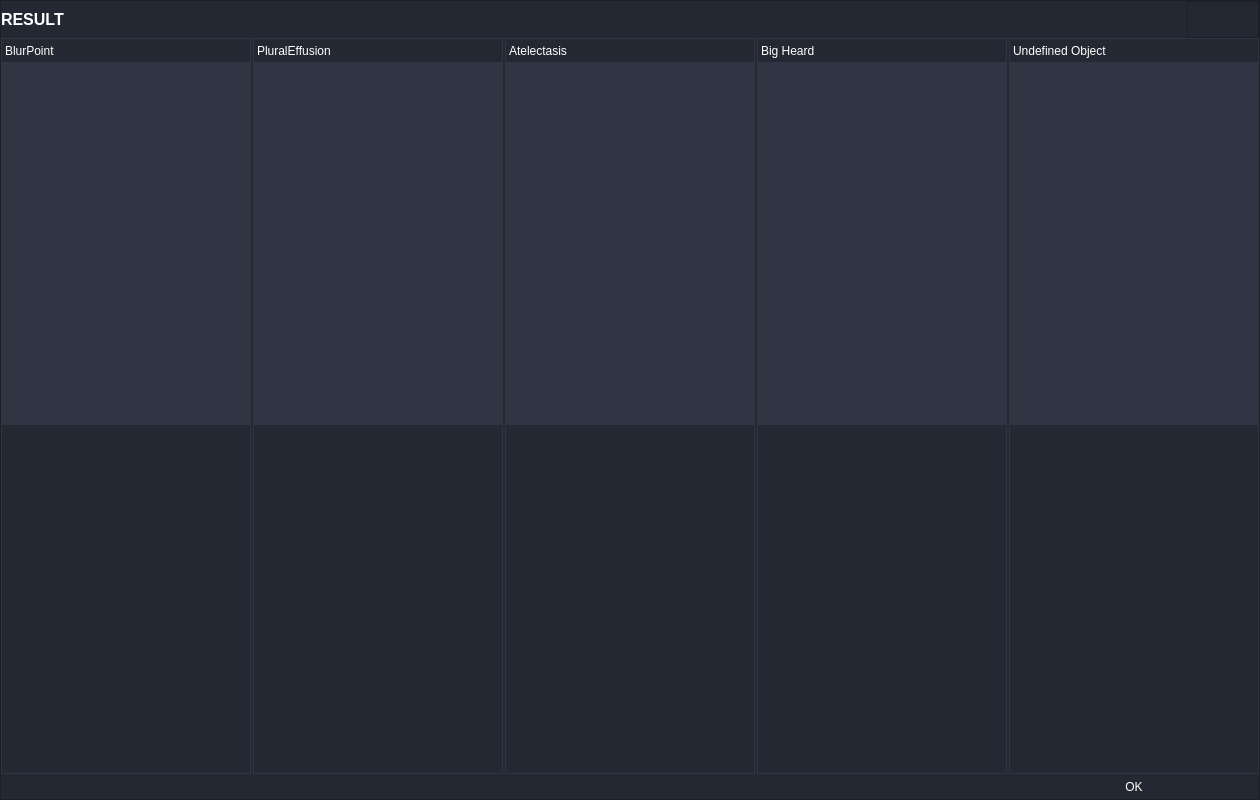
<?xml version="1.0" encoding="UTF-8"?>
<ui version="4.0">
 <class>Form</class>
 <widget class="QWidget" name="Form">
  <property name="geometry">
   <rect>
    <x>0</x>
    <y>0</y>
    <width>1260</width>
    <height>800</height>
   </rect>
  </property>
  <property name="minimumSize">
   <size>
    <width>1260</width>
    <height>800</height>
   </size>
  </property>
  <property name="windowTitle">
   <string>Form</string>
  </property>
  <layout class="QHBoxLayout" name="horizontalLayout">
   <property name="spacing">
    <number>0</number>
   </property>
   <property name="leftMargin">
    <number>0</number>
   </property>
   <property name="topMargin">
    <number>0</number>
   </property>
   <property name="rightMargin">
    <number>0</number>
   </property>
   <property name="bottomMargin">
    <number>0</number>
   </property>
   <item>
    <widget class="QFrame" name="CentralFrame">
     <property name="styleSheet">
      <string notr="true">background-color: rgb(36, 40, 50);</string>
     </property>
     <property name="frameShape">
      <enum>QFrame::StyledPanel</enum>
     </property>
     <property name="frameShadow">
      <enum>QFrame::Raised</enum>
     </property>
     <layout class="QGridLayout" name="gridLayout">
      <property name="leftMargin">
       <number>0</number>
      </property>
      <property name="topMargin">
       <number>0</number>
      </property>
      <property name="rightMargin">
       <number>0</number>
      </property>
      <property name="bottomMargin">
       <number>0</number>
      </property>
      <property name="horizontalSpacing">
       <number>2</number>
      </property>
      <property name="verticalSpacing">
       <number>0</number>
      </property>
      <item row="0" column="4" alignment="Qt::AlignRight">
       <widget class="QFrame" name="MoveFrame">
        <property name="frameShape">
         <enum>QFrame::StyledPanel</enum>
        </property>
        <property name="frameShadow">
         <enum>QFrame::Raised</enum>
        </property>
        <layout class="QHBoxLayout" name="horizontalLayout_2">
         <property name="spacing">
          <number>0</number>
         </property>
         <property name="leftMargin">
          <number>0</number>
         </property>
         <property name="topMargin">
          <number>0</number>
         </property>
         <property name="rightMargin">
          <number>0</number>
         </property>
         <property name="bottomMargin">
          <number>0</number>
         </property>
         <item>
          <widget class="QPushButton" name="btn_Previous">
           <property name="minimumSize">
            <size>
             <width>35</width>
             <height>35</height>
            </size>
           </property>
           <property name="styleSheet">
            <string notr="true">QPushButton {	
	border: none;
	color: rgb(255, 255, 255);
	background-color: transparent;
}
QPushButton:hover {
	color: rgb(255, 255, 255);
	background-color: rgb(52, 59, 72);
}
QPushButton:pressed {	
	color: rgb(255, 255, 255);
	background-color: rgb(85, 170, 255);
}</string>
           </property>
           <property name="text">
            <string/>
           </property>
           <property name="icon">
            <iconset resource="../resource.qrc">
             <normaloff>:/24x24/icons/24x24/cil-arrow-circle-left.png</normaloff>:/24x24/icons/24x24/cil-arrow-circle-left.png</iconset>
           </property>
           <property name="iconSize">
            <size>
             <width>24</width>
             <height>24</height>
            </size>
           </property>
          </widget>
         </item>
         <item>
          <widget class="QPushButton" name="btn_Next">
           <property name="minimumSize">
            <size>
             <width>35</width>
             <height>35</height>
            </size>
           </property>
           <property name="styleSheet">
            <string notr="true">QPushButton {	
	border: none;
	color: rgb(255, 255, 255);
	background-color: transparent;
}
QPushButton:hover {
	color: rgb(255, 255, 255);
	background-color: rgb(52, 59, 72);
}
QPushButton:pressed {	
	color: rgb(255, 255, 255);
	background-color: rgb(85, 170, 255);
}</string>
           </property>
           <property name="text">
            <string/>
           </property>
           <property name="icon">
            <iconset resource="../resource.qrc">
             <normaloff>:/24x24/icons/24x24/cil-arrow-circle-right.png</normaloff>:/24x24/icons/24x24/cil-arrow-circle-right.png</iconset>
           </property>
           <property name="iconSize">
            <size>
             <width>24</width>
             <height>24</height>
            </size>
           </property>
          </widget>
         </item>
        </layout>
       </widget>
      </item>
      <item row="0" column="0">
       <widget class="QLabel" name="label_TitleResult">
        <property name="minimumSize">
         <size>
          <width>0</width>
          <height>35</height>
         </size>
        </property>
        <property name="maximumSize">
         <size>
          <width>16777215</width>
          <height>35</height>
         </size>
        </property>
        <property name="font">
         <font>
          <family>Segoe UI</family>
          <pointsize>12</pointsize>
          <weight>75</weight>
          <bold>true</bold>
         </font>
        </property>
        <property name="styleSheet">
         <string notr="true">color: rgb(255, 255, 255);</string>
        </property>
        <property name="text">
         <string>RESULT</string>
        </property>
       </widget>
      </item>
      <item row="5" column="4">
       <widget class="QPushButton" name="Done">
        <property name="minimumSize">
         <size>
          <width>0</width>
          <height>25</height>
         </size>
        </property>
        <property name="styleSheet">
         <string notr="true">QPushButton {	
	border: none;
	color: rgb(255, 255, 255);
	background-color: transparent;
}
QPushButton:hover {
	color: rgb(255, 255, 255);
	background-color: rgb(52, 59, 72);
}
QPushButton:pressed {	
	color: rgb(255, 255, 255);
	background-color: rgb(85, 170, 255);
}</string>
        </property>
        <property name="text">
         <string>OK</string>
        </property>
       </widget>
      </item>
      <item row="1" column="2">
       <widget class="QLabel" name="label_Atelectasis">
        <property name="styleSheet">
         <string notr="true">color: rgb(255, 255, 255);
border: 1px solid rgb(47, 53, 66);</string>
        </property>
        <property name="text">
         <string>Atelectasis</string>
        </property>
       </widget>
      </item>
      <item row="2" column="1">
       <widget class="QLabel" name="label_ImgPluraleffusion">
        <property name="minimumSize">
         <size>
          <width>250</width>
          <height>360</height>
         </size>
        </property>
        <property name="maximumSize">
         <size>
          <width>250</width>
          <height>16777215</height>
         </size>
        </property>
        <property name="styleSheet">
         <string notr="true">background-color: rgb(47, 53, 66);</string>
        </property>
        <property name="text">
         <string/>
        </property>
       </widget>
      </item>
      <item row="2" column="3">
       <widget class="QLabel" name="label_ImgBigheard">
        <property name="minimumSize">
         <size>
          <width>250</width>
          <height>360</height>
         </size>
        </property>
        <property name="maximumSize">
         <size>
          <width>250</width>
          <height>16777215</height>
         </size>
        </property>
        <property name="styleSheet">
         <string notr="true">background-color: rgb(47, 53, 66);</string>
        </property>
        <property name="text">
         <string/>
        </property>
       </widget>
      </item>
      <item row="4" column="0">
       <widget class="QLabel" name="label_BlurpointSymptom">
        <property name="minimumSize">
         <size>
          <width>0</width>
          <height>350</height>
         </size>
        </property>
        <property name="font">
         <font>
          <family>Segoe UI</family>
          <pointsize>10</pointsize>
         </font>
        </property>
        <property name="styleSheet">
         <string notr="true">color: rgb(255, 255, 255);
border: 1px solid rgb(47, 53, 66);</string>
        </property>
        <property name="text">
         <string/>
        </property>
       </widget>
      </item>
      <item row="4" column="4">
       <widget class="QLabel" name="label_UndefinedObjectSymptom">
        <property name="minimumSize">
         <size>
          <width>0</width>
          <height>350</height>
         </size>
        </property>
        <property name="maximumSize">
         <size>
          <width>16777215</width>
          <height>350</height>
         </size>
        </property>
        <property name="font">
         <font>
          <family>Segoe UI</family>
          <pointsize>10</pointsize>
         </font>
        </property>
        <property name="styleSheet">
         <string notr="true">color: rgb(255, 255, 255);
border: 1px solid rgb(47, 53, 66);</string>
        </property>
        <property name="text">
         <string/>
        </property>
       </widget>
      </item>
      <item row="4" column="2">
       <widget class="QLabel" name="label_AtelectasisSymptom">
        <property name="minimumSize">
         <size>
          <width>0</width>
          <height>350</height>
         </size>
        </property>
        <property name="maximumSize">
         <size>
          <width>16777215</width>
          <height>16777215</height>
         </size>
        </property>
        <property name="font">
         <font>
          <family>Segoe UI</family>
          <pointsize>10</pointsize>
         </font>
        </property>
        <property name="styleSheet">
         <string notr="true">color: rgb(255, 255, 255);
border: 1px solid rgb(47, 53, 66);</string>
        </property>
        <property name="text">
         <string/>
        </property>
       </widget>
      </item>
      <item row="4" column="1" alignment="Qt::AlignTop">
       <widget class="QLabel" name="label_PluralEffusionSymptom">
        <property name="minimumSize">
         <size>
          <width>0</width>
          <height>350</height>
         </size>
        </property>
        <property name="font">
         <font>
          <family>Segoe UI</family>
          <pointsize>10</pointsize>
          <weight>50</weight>
          <bold>false</bold>
         </font>
        </property>
        <property name="styleSheet">
         <string notr="true">color: rgb(255, 255, 255);
border: 1px solid rgb(47, 53, 66);</string>
        </property>
        <property name="text">
         <string/>
        </property>
       </widget>
      </item>
      <item row="4" column="3" alignment="Qt::AlignTop">
       <widget class="QLabel" name="label_BigheardSymptom">
        <property name="minimumSize">
         <size>
          <width>0</width>
          <height>350</height>
         </size>
        </property>
        <property name="font">
         <font>
          <family>Segoe UI</family>
          <pointsize>10</pointsize>
         </font>
        </property>
        <property name="styleSheet">
         <string notr="true">color: rgb(255, 255, 255);
border: 1px solid rgb(47, 53, 66);</string>
        </property>
        <property name="text">
         <string/>
        </property>
       </widget>
      </item>
      <item row="2" column="0">
       <widget class="QLabel" name="label_imgBlurpoint">
        <property name="minimumSize">
         <size>
          <width>250</width>
          <height>360</height>
         </size>
        </property>
        <property name="maximumSize">
         <size>
          <width>250</width>
          <height>16777215</height>
         </size>
        </property>
        <property name="styleSheet">
         <string notr="true">background-color: rgb(47, 53, 66);</string>
        </property>
        <property name="text">
         <string/>
        </property>
       </widget>
      </item>
      <item row="2" column="4">
       <widget class="QLabel" name="label_UndefinedObject">
        <property name="minimumSize">
         <size>
          <width>250</width>
          <height>360</height>
         </size>
        </property>
        <property name="maximumSize">
         <size>
          <width>250</width>
          <height>16777215</height>
         </size>
        </property>
        <property name="styleSheet">
         <string notr="true">background-color: rgb(47, 53, 66);</string>
        </property>
        <property name="text">
         <string/>
        </property>
       </widget>
      </item>
      <item row="1" column="0">
       <widget class="QLabel" name="label_Blurpoint">
        <property name="minimumSize">
         <size>
          <width>0</width>
          <height>25</height>
         </size>
        </property>
        <property name="maximumSize">
         <size>
          <width>16777215</width>
          <height>25</height>
         </size>
        </property>
        <property name="styleSheet">
         <string notr="true">color: rgb(255, 255, 255);

border: 1px solid rgb(47, 53, 66);</string>
        </property>
        <property name="text">
         <string>BlurPoint</string>
        </property>
       </widget>
      </item>
      <item row="1" column="3">
       <widget class="QLabel" name="label_BigHeard">
        <property name="styleSheet">
         <string notr="true">color: rgb(255, 255, 255);
border: 1px solid rgb(47, 53, 66);</string>
        </property>
        <property name="text">
         <string>Big Heard</string>
        </property>
       </widget>
      </item>
      <item row="1" column="1">
       <widget class="QLabel" name="label_PluralEffusion">
        <property name="styleSheet">
         <string notr="true">color: rgb(255, 255, 255);
border: 1px solid rgb(47, 53, 66);</string>
        </property>
        <property name="text">
         <string>PluralEffusion</string>
        </property>
       </widget>
      </item>
      <item row="1" column="4">
       <widget class="QLabel" name="label_UndefinedObject_2">
        <property name="styleSheet">
         <string notr="true">color: rgb(255, 255, 255);
border: 1px solid rgb(47, 53, 66);</string>
        </property>
        <property name="text">
         <string>Undefined Object</string>
        </property>
       </widget>
      </item>
      <item row="2" column="2">
       <widget class="QLabel" name="label_ImgAtelectasis">
        <property name="minimumSize">
         <size>
          <width>250</width>
          <height>360</height>
         </size>
        </property>
        <property name="maximumSize">
         <size>
          <width>250</width>
          <height>16777215</height>
         </size>
        </property>
        <property name="styleSheet">
         <string notr="true">background-color: rgb(47, 53, 66);
</string>
        </property>
        <property name="text">
         <string/>
        </property>
       </widget>
      </item>
     </layout>
    </widget>
   </item>
  </layout>
 </widget>
 <resources>
  <include location="../resource.qrc"/>
 </resources>
 <connections/>
</ui>
